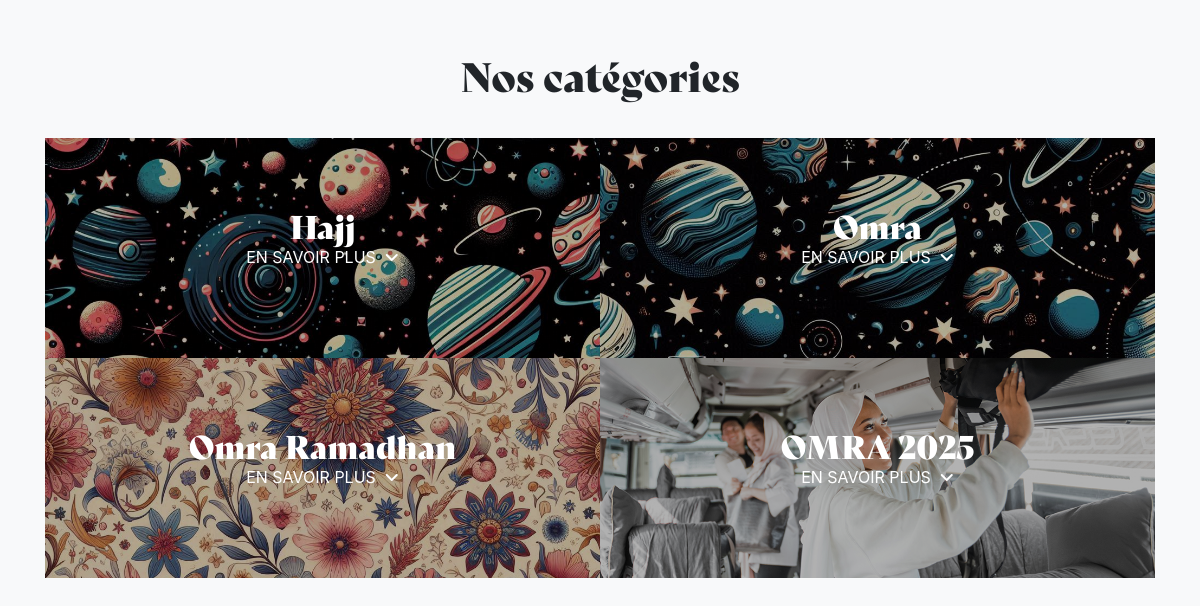
The page /voyages/categorie.php on the database its author committed.
### tables this page shows
CREATE TABLE `category_parent` (
  `id` int(11) NOT NULL,
  `nom` varchar(255) NOT NULL,
  `description` text NOT NULL,
  `photo` varchar(255) NOT NULL
);

### voyages/categorie.php (the view, shortened to what this page needs)
<?php
include '../db.php';
$packagesQuery = "SELECT * FROM category_parent";
$packagesResult = $conn->query($packagesQuery);
$packages = [];
if ($packagesResult->num_rows > 0) {
  while ($package = $packagesResult->fetch_assoc()) {
    $packages[] = $package;
  }
}
?>
<!DOCTYPE html>
<html>
<head>
  <link rel="stylesheet" href="https://stackpath.bootstrapcdn.com/bootstrap/4.3.1/css/bootstrap.min.css">
  <link rel="stylesheet" href="https://cdnjs.cloudflare.com/ajax/libs/font-awesome/6.6.0/css/all.min.css">
</head>
<body>
  <div class="container container-cards">
    <div class="desct">
      <h1>Nos catégories</h1>
    </div>
    <div class="rox-desktop">
      <?php foreach ($packages as $package): ?>
        <div class="col-12 col-sm-6 col-md-4">
          <a href="villes.php?category_parent_id=<?php echo $package['id']; ?>">
            <div class="city-card-desktop" style="background-image: url('../<?php echo $package['photo']; ?>');">
              <div class="overlay">
                <div class="card-body">
                  <h1 class="card-title"><?php echo $package['nom']; ?></h1>
                  <p>EN SAVOIR PLUS&nbsp;&nbsp;<i class="fa-solid fa-angle-down"></i></p>
                </div>
              </div>
            </div>
          </a>
        </div>
      <?php endforeach; ?>
    </div>
  </div>
</body>
</html>

### voyages/categorie.php (style rules this page uses)
h1 { font-family: 'Belly Display', sans-serif; }
body { background-color: #f8f9fa; }
.city-card-desktop { width: 350px; height: 220px; background-size: cover; background-position: center; position: relative; cursor: pointer; margin-bottom: 0px; }
.city-card-desktop .overlay { transition: box-shadow 0.3s ease-in-out; position: absolute; top: 0; left: 0; width: 100%; height: 100%; background-color: rgba(0, 0, 0, 0.3); display: flex; flex-direction: column; justify-content: center; align-items: center; text-align: center; }
.card-body { position: absolute; color: white; }
.card-body h1 { margin: 0; font-size: 2rem; }
.card-body p { margin-top: auto; padding-bottom: 10px; }
.container-cards { display: flex; flex-wrap: wrap; justify-content: center; margin-top: 50px; }
.rox-desktop { display: flex; flex-wrap: wrap; width: 100%; }
p { margin-top: 0; margin-bottom: 0.7em !important; }
@media (min-width: 768px) { .col-md-4 { flex: 0 0 50% !important; max-width: 100%; } }
@media (min-width: 768px) { .col-md-4 { flex: 0 0 50% !important; max-width: 100%; margin: 0px; padding: 0px; } }
.rox-desktop { width: 100% !important; }
.city-card-desktop { width: 100% !important; height: 220px; background-size: cover; background-position: center; position: relative; cursor: pointer; margin-bottom: 0px; }
.desct { text-align: center; justify-content: center; margin-bottom: 2em; }
@media (min-width: 1200px) { .rox-desktop { display: flex; } }

### rows shown on the page
category_parent: photo (picture), nom "Hajj"
category_parent: photo (picture), nom "Omra"
category_parent: photo (picture), nom "Omra Ramadhan"
category_parent: photo (picture), nom "OMRA 2025"
